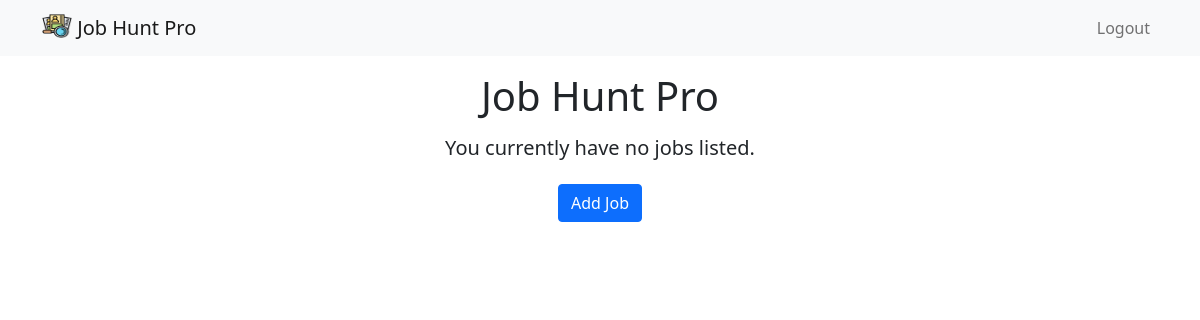
The app's page / (signed in), older data.
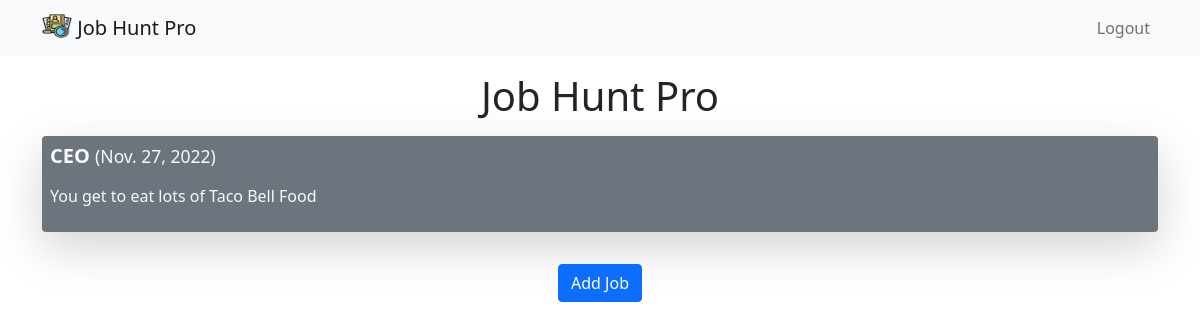
The same page, newer data.
### jobhunt/models.py (models this page shows, shortened)
class Job(models.Model):
    employer = models.CharField(max_length=100)
    job_title = models.CharField(max_length=100, blank=True)
    job_description = models.TextField(blank=True)
    notes = models.TextField(blank=True)
    application_date = models.DateField(auto_now_add=True)
    user = models.ForeignKey(User, on_delete=models.CASCADE)

### jobhunt/views.py (the view)
# urls.py: path('', views.job_list, name='job_list'),
@login_required
def job_list(request):
    jobs = Job.objects.filter(user=request.user)
    return render(request, 'jobhunt/pages/job_list.html', {'jobs': jobs})

### jobhunt/templates/jobhunt/pages/job_list.html (shortened to what this page needs)
{% extends "base.html"  %}
{% block content %}
    <h1 class="my-3 text-center">Job Hunt Pro</h1>
        <div class="container">
        {% if not jobs  %}
            <div class='text-center'>
                <h5>You currently have no jobs listed.</h5>
            </div>
        {% else %}
            {% for job in jobs %}
                    <div class="container-fluid p-2 my-3 bg-secondary rounded shadow-lg text-light">
                        <h5>
                            <a class="text-decoration-none text-light" href="{% url 'jobhunt:job_detail' job.id %}"><strong>{{ job.job_title }}</strong></a>
                            <small>({{ job.application_date }})</small>
                        </h5>
                        <p>{{ job.job_description|truncatewords:30|linebreaks }}</p>
                    </div>
            {% endfor %}
        {% endif %}
        <div class="text-center pt-3">
            <a href="{% url 'jobhunt:add_job' %}" class="btn btn-primary">Add Job</a>
        </div>
    </div>
{% endblock %}

### jobhuntpro/templates/base.html (shortened to what this page needs)
{% load static %}
<!DOCTYPE html>
<html lang="en">
<head>
    <nav class="navbar navbar-expand-lg navbar-light bg-light mb-3">
        <div class="container">
            <a class="navbar-brand" href="{% url 'jobhunt:job_list' %}">
            <img src="{% static 'jobhunt.png' %}" alt="" width="30" height="24"
                class="d-inline-block align-text-top" />
            Job Hunt Pro
            </a>
            <div class="collapse navbar-collapse" id="navbarNavAltMarkup">
            <div class="navbar-nav ms-auto">
                {% if user.is_authenticated %}
                    <a class="nav-link" href="{% url 'accounts:logoutaccount' %}">Logout</a>
                {% else %}
                    <a class="nav-link" href="{% url 'accounts:loginaccount' %}">Login</a>
                    <a class="nav-link" href="{% url 'accounts:signupaccount' %}">Sign Up</a>
                {% endif %}
            </div>
            </div>
        </div>
    </nav>
    <link href="https://cdn.jsdelivr.net/npm/bootstrap@5.1.3/dist/css/bootstrap.min.css" rel="stylesheet">
</head>
    <body>
        <div id="content">
            {% block content %}
            {% endblock content %}
        </div>
    </body>
</html>

Row changes from the older to the newer data that the page shows:
added Job: job_title "CEO", application_date "Nov. 27, 2022", job_description "You get to eat lots of Taco Bell Food"
Text that changed along with them:
text no longer shown: "You currently have no jobs listed."
